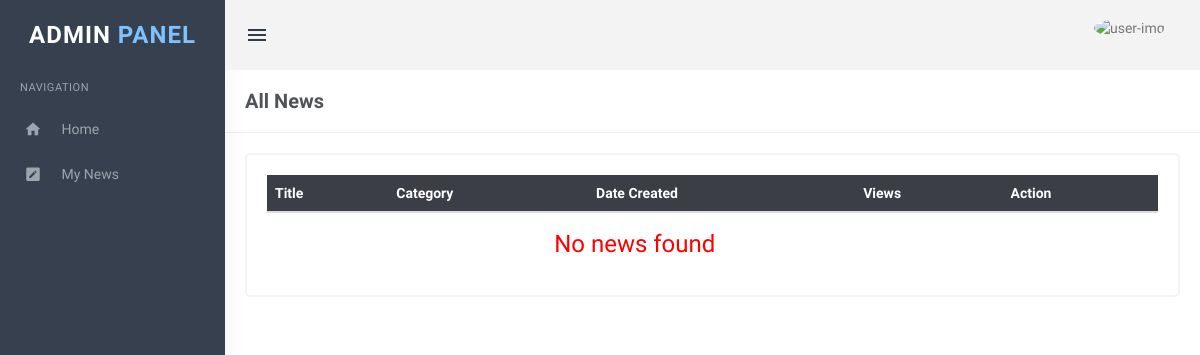
/adminPanel/myNews.php (signed in), run on an earlier commit of the app's database.
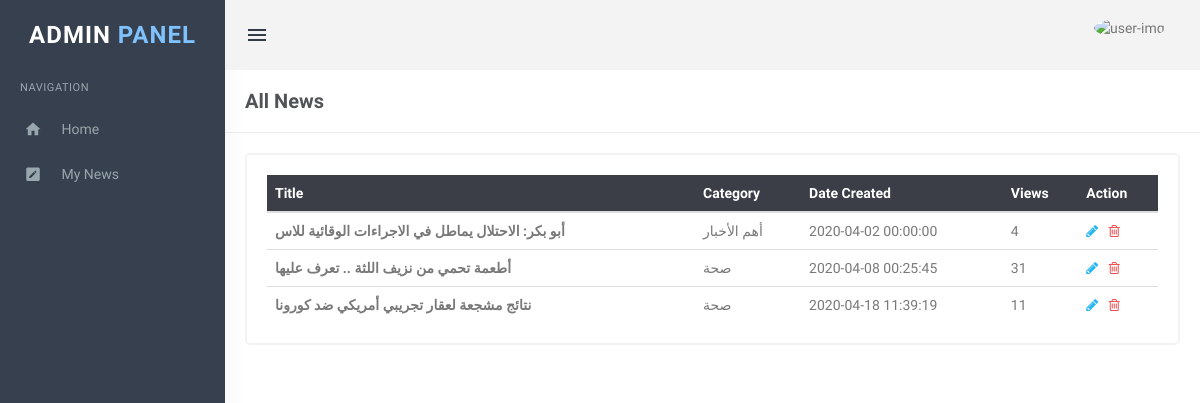
And on a later commit of the database.
### tables this page shows
CREATE TABLE IF NOT EXISTS `news` (
  `id` tinyint(4) NOT NULL AUTO_INCREMENT,
  `title` varchar(50) NOT NULL,
  `content` mediumtext NOT NULL,
  `author_id` int(20) DEFAULT NULL,
  `date` datetime NOT NULL,
  `feature` tinyint(1) NOT NULL,
  `approve` tinyint(1) NOT NULL,
  `category` varchar(30) NOT NULL,
  `views` int(11) NOT NULL,
  `comments` int(11) NOT NULL,
  `img` varchar(535) NOT NULL,
  `thumbnail` varchar(535) NOT NULL,
  PRIMARY KEY (`id`)
);

### adminPanel/myNews.php (the view, shortened to what this page needs)
<?php
include('includes/config.php');
?>
<!DOCTYPE html>
<html lang="en">
<head>
    <link href="assets/css/bootstrap.min.css" rel="stylesheet" type="text/css" />
    <link href="assets/css/core.css" rel="stylesheet" type="text/css" />
    <link href="assets/css/components.css" rel="stylesheet" type="text/css" />
    <link href="assets/css/icons.css" rel="stylesheet" type="text/css" />
    <link href="assets/css/pages.css" rel="stylesheet" type="text/css" />
    <link href="assets/css/menu.css" rel="stylesheet" type="text/css" />
    <link href="assets/css/responsive.css" rel="stylesheet" type="text/css" />
</head>
<body class="fixed-left">
    <div id="wrapper">
        <?php include('includes/topheader.php');?>
        <?php include('includes/leftsidebar.php');?>
        <div class="content-page">
            <div class="content">
                <div class="container">
                    <div class="row">
                        <div class="col-xs-12">
                            <div class="page-title-box">
                                <h4 class="page-title">All News</h4>
                                <div class="clearfix"></div>
                            </div>
                        </div>
                    </div>
                    <div class="row">
                        <div class="col-sm-12">
                            <div class="card-box">
                                <div class="table-responsive">
                                    <table class="table table-colored table-centered table-inverse m-0">
                                        <thead>
                                            <tr>
                                                <th>Title</th>
                                                <th>Category</th>
                                                <th>Date Created</th>
                                                <th>Views</th>
                                                <th>Action</th>
                                            </tr>
                                        </thead>
                                        <tbody>
                                            <?php
                                                $author_id = $_SESSION['user_id'];
                                                $query = "SELECT id, title, category, date, views FROM news WHERE approve ='1' AND author_id = '$author_id'";
                                                $result = mysqli_query($con, $query);
                                                $rowcount = mysqli_num_rows($result);
                                                if ($rowcount == 0){
                                                ?>
                                            <tr>
                                                <td colspan="4" align="center">
                                                    <h3 style="color:red">No news found</h3>
                                                </td>
                                                <?php }
                                                    else {
                                                        while($row = mysqli_fetch_array($result)) {
                                                ?>
                                            <tr>
                                                <td><b><?php echo htmlentities($row['title']);?></b></td>
                                                <td><?php echo htmlentities($row['category'])?></td>
                                                <td><?php echo htmlentities($row['date'])?></td>
                                                <td><?php echo htmlentities($row['views'])?></td>
                                                <td><a
                                                        href="editNews.php?pid=<?php echo htmlentities($row['id']);?>"><i
                                                            class="fa fa-pencil" style="color: #29b6f6;"></i></a>
                                                    &nbsp;<a
                                                        href="myNews.php?pid=<?php echo htmlentities($row['id']);?>&&action=del"
                                                        onclick="return confirm('Do you reaaly want to delete ?')"> <i
                                                            class="fa fa-trash-o" style="color: #f05050"></i></a> </td>
                                            </tr>
                                            <?php } }?>
                                        </tbody>
                                    </table>
                                </div>
                            </div>
                        </div>
                    </div>
                </div>
            </div>
        </div>
    </div>
</body>
</html>

What changed in the data, as far as the page shows it:
now on this page (row edited): news: title "أبو بكر: الاحتلال يماطل في الاجراءات الوقائية للاس", category "أهم الأخبار", date "2020-04-02 00:00:00", views "4"
now on this page (row edited): news: title "أطعمة تحمي من نزيف اللثة .. تعرف عليها", category "صحة", date "2020-04-08 00:25:45", views "31"
now on this page (row edited): news: title "نتائج مشجعة لعقار تجريبي أمريكي ضد كورونا", category "صحة", date "2020-04-18 11:39:19", views "11"
Also different on the page:
text no longer shown: "No news found"
